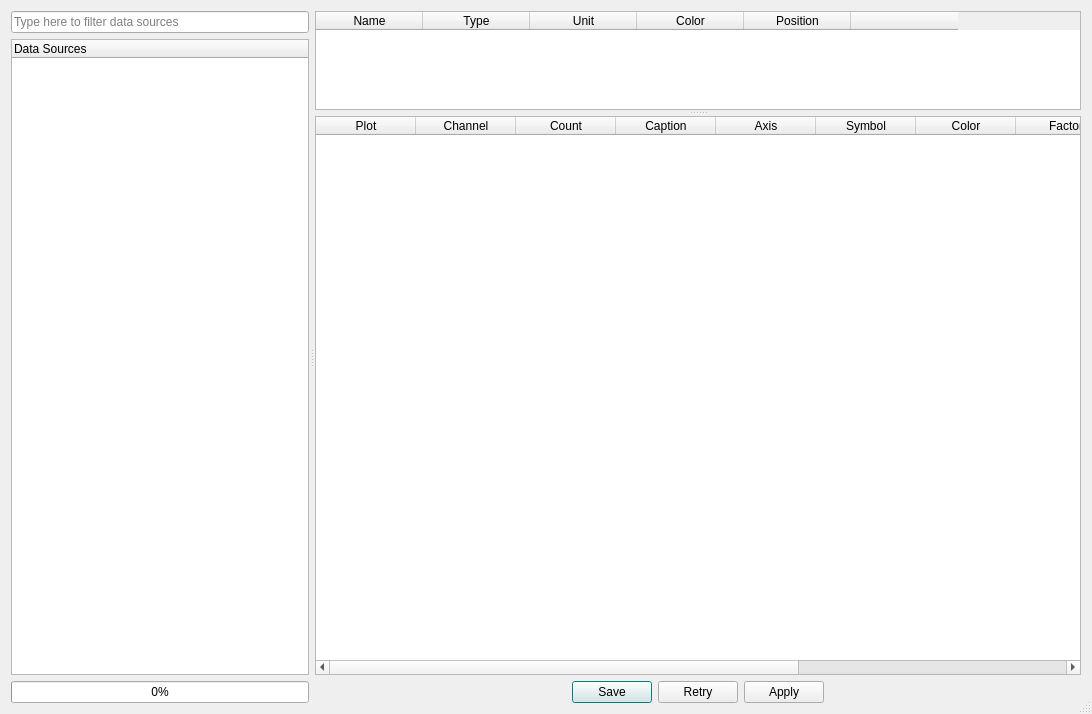
<?xml version="1.0" encoding="UTF-8"?>
<ui version="4.0">
 <class>data_Dialog</class>
 <widget class="QDialog" name="data_Dialog">
  <property name="geometry">
   <rect>
    <x>0</x>
    <y>0</y>
    <width>1092</width>
    <height>714</height>
   </rect>
  </property>
  <property name="minimumSize">
   <size>
    <width>500</width>
    <height>300</height>
   </size>
  </property>
  <property name="palette">
   <palette>
    <active>
     <colorrole role="Highlight">
      <brush brushstyle="SolidPattern">
       <color alpha="255">
        <red>0</red>
        <green>158</green>
        <blue>158</blue>
       </color>
      </brush>
     </colorrole>
    </active>
    <inactive>
     <colorrole role="Highlight">
      <brush brushstyle="SolidPattern">
       <color alpha="255">
        <red>0</red>
        <green>158</green>
        <blue>158</blue>
       </color>
      </brush>
     </colorrole>
    </inactive>
    <disabled>
     <colorrole role="Highlight">
      <brush brushstyle="SolidPattern">
       <color alpha="255">
        <red>0</red>
        <green>158</green>
        <blue>158</blue>
       </color>
      </brush>
     </colorrole>
    </disabled>
   </palette>
  </property>
  <property name="windowTitle">
   <string>Dialog</string>
  </property>
  <property name="locale">
   <locale language="English" country="UnitedKingdom"/>
  </property>
  <property name="sizeGripEnabled">
   <bool>true</bool>
  </property>
  <layout class="QGridLayout" name="gridLayout">
   <item row="0" column="0">
    <widget class="QSplitter" name="h_splitter">
     <property name="sizePolicy">
      <sizepolicy hsizetype="Preferred" vsizetype="Preferred">
       <horstretch>0</horstretch>
       <verstretch>0</verstretch>
      </sizepolicy>
     </property>
     <property name="lineWidth">
      <number>1</number>
     </property>
     <property name="orientation">
      <enum>Qt::Horizontal</enum>
     </property>
     <property name="handleWidth">
      <number>6</number>
     </property>
     <widget class="QWidget" name="layoutWidget">
      <layout class="QVBoxLayout" name="verticalLayout">
       <item>
        <widget class="QLineEdit" name="dataFilter">
         <property name="placeholderText">
          <string>Type here to filter data sources</string>
         </property>
        </widget>
       </item>
       <item>
        <widget class="QTreeWidget" name="treeWidget">
         <property name="autoExpandDelay">
          <number>4</number>
         </property>
         <column>
          <property name="text">
           <string notr="true">Data Sources</string>
          </property>
         </column>
        </widget>
       </item>
       <item>
        <widget class="QProgressBar" name="progressBar">
         <property name="styleSheet">
          <string notr="true"/>
         </property>
         <property name="value">
          <number>0</number>
         </property>
        </widget>
       </item>
      </layout>
     </widget>
     <widget class="QWidget" name="layoutWidget">
      <layout class="QVBoxLayout" name="verticalLayout_2">
       <item>
        <widget class="QSplitter" name="v_splitter">
         <property name="sizePolicy">
          <sizepolicy hsizetype="MinimumExpanding" vsizetype="Expanding">
           <horstretch>0</horstretch>
           <verstretch>0</verstretch>
          </sizepolicy>
         </property>
         <property name="orientation">
          <enum>Qt::Vertical</enum>
         </property>
         <property name="handleWidth">
          <number>6</number>
         </property>
         <widget class="QTableWidget" name="axesTable">
          <property name="focusPolicy">
           <enum>Qt::ClickFocus</enum>
          </property>
          <property name="sizeAdjustPolicy">
           <enum>QAbstractScrollArea::AdjustToContents</enum>
          </property>
          <attribute name="horizontalHeaderDefaultSectionSize">
           <number>107</number>
          </attribute>
          <attribute name="verticalHeaderVisible">
           <bool>false</bool>
          </attribute>
          <attribute name="verticalHeaderDefaultSectionSize">
           <number>25</number>
          </attribute>
          <column>
           <property name="text">
            <string>Name</string>
           </property>
          </column>
          <column>
           <property name="text">
            <string>Type</string>
           </property>
          </column>
          <column>
           <property name="text">
            <string>Unit</string>
           </property>
          </column>
          <column>
           <property name="text">
            <string>Color</string>
           </property>
          </column>
          <column>
           <property name="text">
            <string>Position</string>
           </property>
          </column>
          <column>
           <property name="text">
            <string/>
           </property>
          </column>
         </widget>
         <widget class="QTableWidget" name="seriesTable">
          <property name="contextMenuPolicy">
           <enum>Qt::CustomContextMenu</enum>
          </property>
          <property name="locale">
           <locale language="English" country="UnitedKingdom"/>
          </property>
          <property name="sizeAdjustPolicy">
           <enum>QAbstractScrollArea::AdjustIgnored</enum>
          </property>
          <property name="alternatingRowColors">
           <bool>true</bool>
          </property>
          <property name="sortingEnabled">
           <bool>false</bool>
          </property>
          <column>
           <property name="text">
            <string>Plot</string>
           </property>
          </column>
          <column>
           <property name="text">
            <string>Channel</string>
           </property>
          </column>
          <column>
           <property name="text">
            <string>Count</string>
           </property>
          </column>
          <column>
           <property name="text">
            <string>Caption</string>
           </property>
          </column>
          <column>
           <property name="text">
            <string>Axis</string>
           </property>
          </column>
          <column>
           <property name="text">
            <string>Symbol</string>
           </property>
          </column>
          <column>
           <property name="text">
            <string>Color</string>
           </property>
          </column>
          <column>
           <property name="text">
            <string>Factor</string>
           </property>
          </column>
          <column>
           <property name="text">
            <string>Offset</string>
           </property>
          </column>
          <column>
           <property name="text">
            <string>Full Name</string>
           </property>
          </column>
          <column>
           <property name="text">
            <string>Source</string>
           </property>
          </column>
         </widget>
        </widget>
       </item>
       <item>
        <widget class="QDialogButtonBox" name="buttonBox">
         <property name="standardButtons">
          <set>QDialogButtonBox::Apply|QDialogButtonBox::Retry|QDialogButtonBox::Save</set>
         </property>
         <property name="centerButtons">
          <bool>true</bool>
         </property>
        </widget>
       </item>
      </layout>
     </widget>
    </widget>
   </item>
  </layout>
 </widget>
 <resources/>
 <connections/>
</ui>
